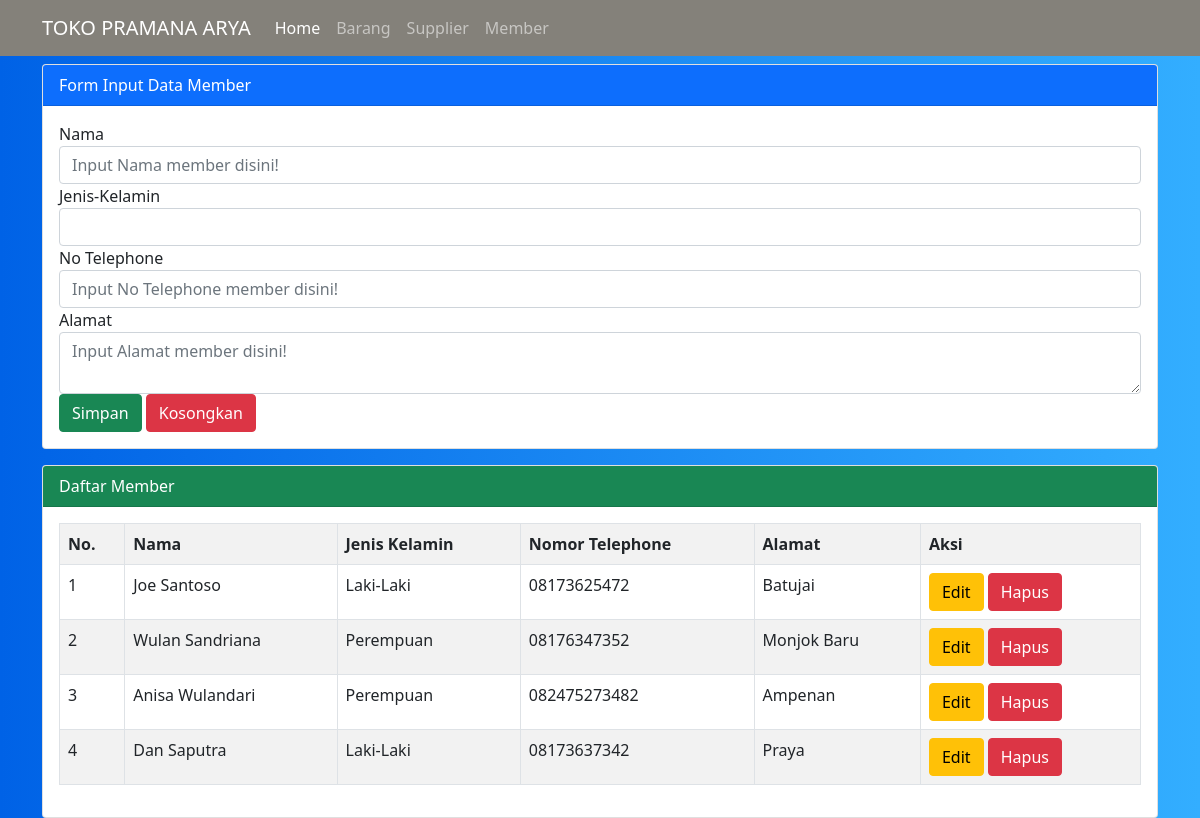
The page /member.php on the database its author committed.
### tables this page shows
CREATE TABLE `pembeli` (
  `id_pembeli` int(11) NOT NULL,
  `nama_pembeli` varchar(30) NOT NULL,
  `jk` char(9) NOT NULL,
  `no_telp` char(15) NOT NULL,
  `alamat` varchar(100) NOT NULL
);

### member.php (the view, shortened to what this page needs)
<?php
	$server = "localhost";
	$user = "root";
	$pass = "";
	$database = "uas-web";
	$koneksi = mysqli_connect($server, $user, $pass, $database)or die(mysqli_error($koneksi));
?>
<!DOCTYPE html>
<html lang="en">
<head>
    <link href="https://cdn.jsdelivr.net/npm/bootstrap@5.0.0-beta1/dist/css/bootstrap.min.css" rel="stylesheet">
</head>
<body style="background: linear-gradient(to right, #0062E6, #33AEFF)">
    <nav class="navbar navbar-expand-lg navbar-dark fixed-top" id="mainnav" style="background-color: #84817a">
      <div class="container">
        <a class="navbar-brand" href="#">TOKO PRAMANA ARYA</a>
        <div class="collapse navbar-collapse" id="navbarNav">
          <ul class="navbar-nav ml-auto">
            <li class="nav-item">
              <a class="nav-link active" aria-current="page" href="home.php">Home</a>
            </li>
            <li class="nav-item">
              <a class="nav-link" href="barang.php">Barang</a>
            </li>
            <li class="nav-item">
              <a class="nav-link" href="supplier.php">Supplier</a>
            </li>
            <li class="nav-item">
              <a class="nav-link" href="member.php">Member</a>
            </li>
          </ul>
        </div>
      </div>
    </nav>
<br><br>
<div class="container">
	<div class="card mt-3">
	  <div class="card-header bg-primary text-white">
	    Form Input Data Member
	  </div>
	  <div class="card-body">
	    <form method="post" action="">
	    	<div class="form-group">
	    		<label>Nama</label>
	    		<input type="text" name="tnama" value="<?=@$vnama?>" class="form-control" placeholder="Input Nama member disini!" required>
	    	</div>
	    	<div class="form-group">
	    		<label>Jenis-Kelamin</label>
	    		<select class="form-control" name="tjk">
	    			<option value="<?=@$vjk?>"><?=@$vjk?></option>
	    			<option value="Laki-Laki">Laki-Laki</option>
	    		</select>
	    	</div>
	    	<div class="form-group">
	    		<label>No Telephone</label>
	    		<input type="text" name="ttelp" value="<?=@$vtelp?>" class="form-control" placeholder="Input No Telephone member disini!" required>
	    	</div>
	    	<div class="form-group">
	    		<label>Alamat</label>
	    		<textarea class="form-control" name="talamat"  placeholder="Input Alamat member disini!"><?=@$valamat?></textarea>
	    	</div>
	    	<button type="submit" class="btn btn-success" name="bsimpan">Simpan</button>
	    	<button type="reset" class="btn btn-danger" name="breset">Kosongkan</button>
	    </form>
	  </div>
	</div>
	<div class="card mt-3">
	  <div class="card-header bg-success text-white">
	    Daftar Member
	  </div>
	  <div class="card-body">
	    <table class="table table-bordered table-striped">
	    	<tr>
	    		<th>No.</th>
	    		<th>Nama</th>
	    		<th>Jenis Kelamin</th>
	    		<th>Nomor Telephone</th>
	    		<th>Alamat</th>
	    		<th>Aksi</th>
	    	</tr>
	    	<?php
	    		$no = 1;
	    		$tampil = mysqli_query($koneksi, "SELECT * from pembeli order by id_pembeli desc");
	    		while($data = mysqli_fetch_array($tampil)) :
	    	?>
	    	<tr>
	    		<td><?=$no++;?></td>
	    		<td><?=$data['nama_pembeli']?></td>
	    		<td><?=$data['jk']?></td>
	    		<td><?=$data['no_telp']?></td>
	    		<td><?=$data['alamat']?></td>
	    		<td>
	    			<a href="member.php?hal=edit&id=<?=$data['id_pembeli']?>" class="btn btn-warning"> Edit </a>
	    			<a href="member.php?hal=hapus&id=<?=$data['id_pembeli']?>"
	    			   onclick="return confirm('Apakah yakin ingin menghapus data ini?')" class="btn btn-danger"> Hapus </a>
	    		</td>
	    	</tr>
	    <?php endwhile;  ?>
	    </table>
	  </div>
	</div>
</div>
</body>
</html>

### rows shown on the page
pembeli: nama_pembeli "Joe Santoso", jk "Laki-Laki", no_telp "08173625472", alamat "Batujai"
pembeli: nama_pembeli "Wulan Sandriana", jk "Perempuan", no_telp "08176347352", alamat "Monjok Baru"
pembeli: nama_pembeli "Anisa Wulandari", jk "Perempuan", no_telp "082475273482", alamat "Ampenan"
pembeli: nama_pembeli "Dan Saputra", jk "Laki-Laki", no_telp "08173637342", alamat "Praya"
